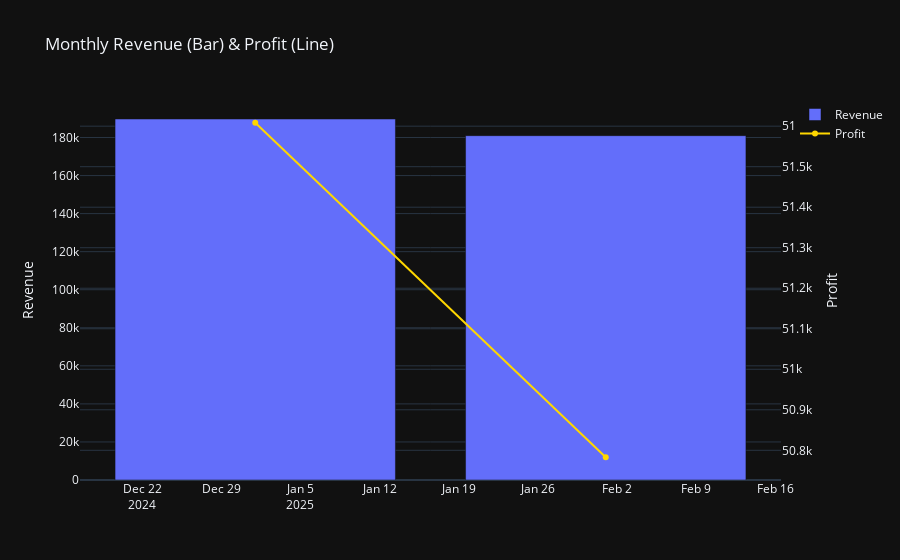

Write notebook code for a chart like this one.
### Markdown cell above
### Chart 2 — Revenue vs Profit Comparison (Combo)

### Code cell
fig = go.Figure()
fig.add_trace(go.Bar(x=monthly['year_month'], y=monthly['total_revenue'], name='Revenue'))
fig.add_trace(go.Line(x=monthly['year_month'], y=monthly['total_profit'], name='Profit', yaxis='y2', line=dict(color='gold')))
fig.update_layout(
    title="Monthly Revenue (Bar) & Profit (Line)",
    yaxis=dict(title="Revenue"),
    yaxis2=dict(title="Profit", overlaying='y', side='right'),
    template="plotly_dark"
)
fig.show()

### Figure 1 — Plotly figure (JSON) as saved in the notebook; plotly's stock layout.template omitted (floating-point values rounded to 4 significant figures)
{"data": [{"name": "Revenue", "x": ["2025-01-01T00:00:00.000000000", "2025-02-01T00:00:00.000000000"], "y": [189700.0, 181000.0], "type": "bar"}, {"line": {"color": "gold"}, "name": "Profit", "x": ["2025-01-01T00:00:00.000000000", "2025-02-01T00:00:00.000000000"], "y": [51610.0, 50780.0], "yaxis": "y2", "type": "scatter"}], "layout": {"yaxis2": {"title": {"text": "Profit"}, "overlaying": "y", "side": "right"}, "title": {"text": "Monthly Revenue (Bar) & Profit (Line)"}, "yaxis": {"title": {"text": "Revenue"}}}}
